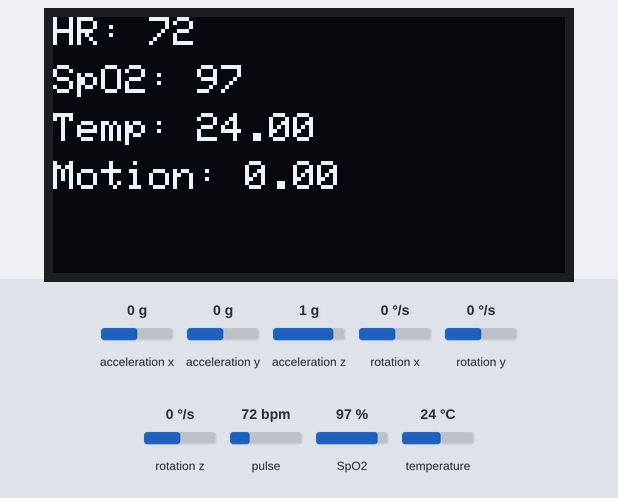
Recording of a sketch running on a simulated ESP8266 (NodeMCU). Parts: 128×64 one-colour display. The test bench sets the inputs (shaded band); at power-on: acceleration x 0 g, temperature 24 °C, acceleration y 0 g, acceleration z 1 g, pulse 72 bpm, rotation x 0 °/s, rotation y 0 °/s, rotation z 0 °/s, SpO2 97 %. WiFi joins after 1.5 s; servers stay silent unless stated; uploads are accepted with an empty reply; what the sketch prints to the serial monitor is not drawn.

Above: at 5.0 s.
5.1 s: acceleration x set to -1.4 g
At 9.4 s:
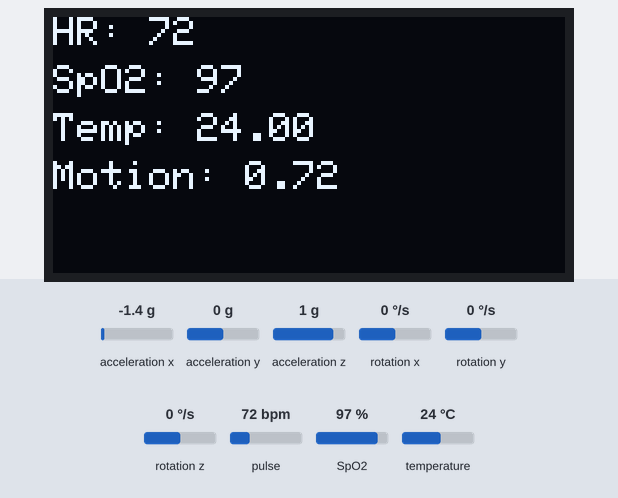
10.5 s: temperature set to 41 °C
At 13.5 s:
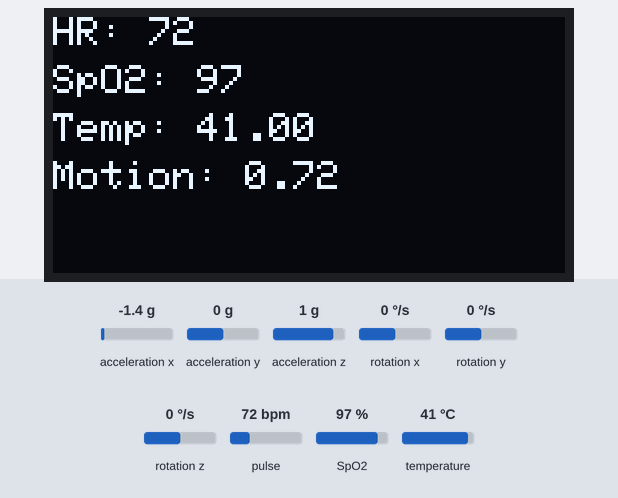
13.8 s: acceleration y set to -1.4 g
At 16.7 s:
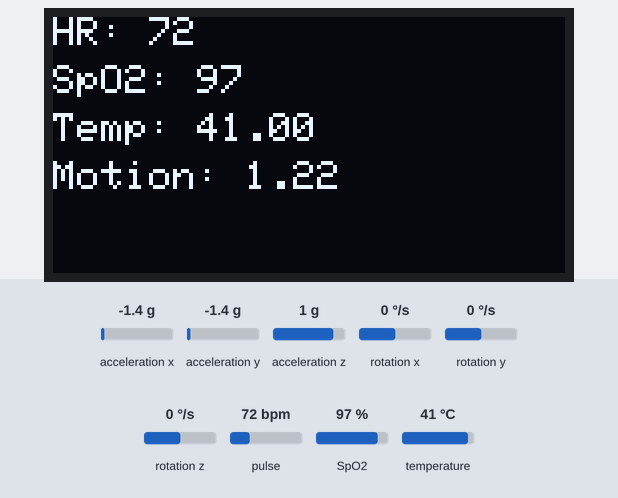
17.0 s: temperature set to 12 °C
At 19.9 s:
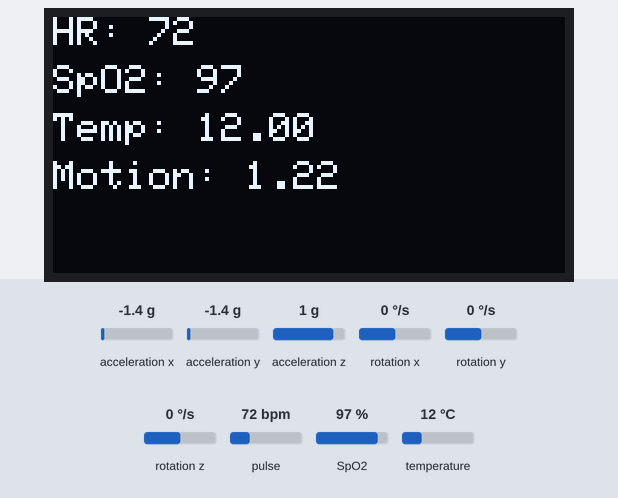
20.3 s: acceleration z set to -1.4 g
At 23.0 s:
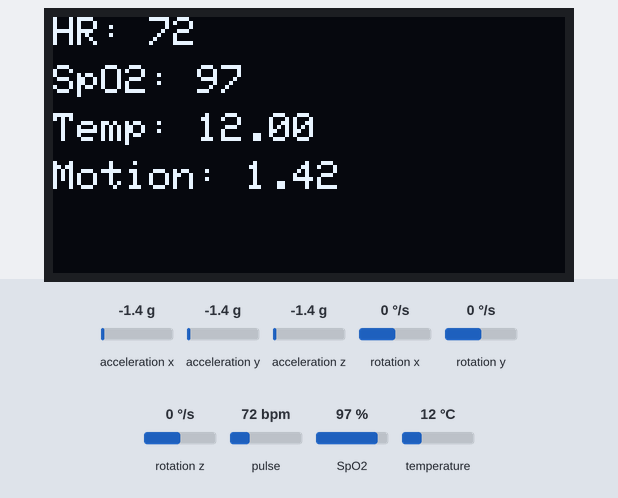
23.5 s: pulse set to 42 bpm
At 26.1 s:
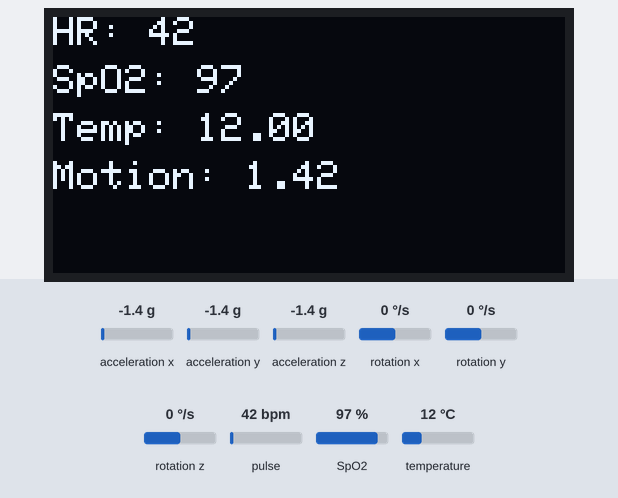
Timing chart, 0 to 27.6 s (numbered marks = the images above; inputs shaded):
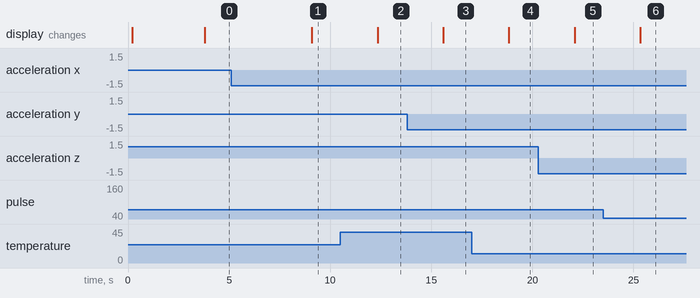

Measured:
- after the input at 5.1 s, the display: changes after 4.0 s (image 1)
- after the input at 10.5 s, the display: changes after 1.8 s (image 2)
- after the input at 13.8 s, the display: changes after 1.8 s (image 3)
- after the input at 17.0 s, the display: changes after 1.8 s (image 4)
- after the input at 20.3 s, the display: changes after 1.8 s (image 5)
- after the input at 23.5 s, the display: changes after 1.8 s (image 6)

The sketch:

Project.ino
```cpp
#include <ESP8266WiFi.h>
#include <WiFiClientSecure.h>
#include <ESP8266HTTPClient.h>

// Sensor libraries
#include <Wire.h>
#include <OneWire.h>
#include <DallasTemperature.h>
#include <MPU6050.h>
#include "MAX30105.h"
#include "spo2_algorithm.h"
#include <math.h>

// OLED
#include <Adafruit_GFX.h>
#include <Adafruit_SSD1306.h>

#define SCREEN_WIDTH 128
#define SCREEN_HEIGHT 64
#define OLED_RESET -1
Adafruit_SSD1306 display(SCREEN_WIDTH, SCREEN_HEIGHT, &Wire, OLED_RESET);

// ---------------- WiFi ----------------
const char* ssid     = "TP-Link_3C98";
const char* password = "a1l2o3k4a";

// Backend REST API URL
const char* backend_url = "https://sds-final-project-psenevir.rahtiapp.fi/api/data";

// --------------- Pins -----------------
#define SDA_PIN   4
#define SCL_PIN   5
#define ONE_WIRE_BUS 14

// DS18B20
OneWire oneWire(ONE_WIRE_BUS);
DallasTemperature tempSensors(&oneWire);

// MPU6050
MPU6050 mpu;

// MAX30102
MAX30105 particleSensor;
uint32_t irBuffer[100];
uint32_t redBuffer[100];

float   lastTempC       = NAN;
int32_t lastHR          = -1;
int32_t lastSpO2        = -1;
bool    lastHRValid     = false;
bool    lastSpO2Valid   = false;
float   lastMotionLevel = 0.0f;

unsigned long lastUpdateMs = 0;
const unsigned long UPDATE_INTERVAL_MS = 1000;

// ------- Classification Functions -------
String classifyTemp(float t) {
  if (isnan(t)) return "No reading";
  if (t < 36.0) return "Low";
  if (t <= 37.5) return "Normal";
  if (t < 38.0) return "Mild fever";
  return "Fever";
}

String classifyMotion(float ml) {
  if (ml < 0.1) return "Still";
  if (ml < 0.4) return "Normal";
  if (ml < 0.8) return "High";
  return "Very strong";
}

// ------------- WiFi Connect ----------------
void connectWiFi() {
  Serial.println("Connecting to WiFi...");
  WiFi.mode(WIFI_STA);
  WiFi.begin(ssid, password);

  while (WiFi.status() != WL_CONNECTED) {
    delay(500);
    Serial.print(".");
  }

  Serial.println("\nConnected!");
  Serial.print("IP: ");
  Serial.println(WiFi.localIP());
}

// ------------- Sensor Update ----------------
void updateSensors() {
  // DS18B20 temperature
  tempSensors.requestTemperatures();
  lastTempC = tempSensors.getTempCByIndex(0);

  // MPU6050 motion
  int16_t ax, ay, az;
  mpu.getAcceleration(&ax, &ay, &az);
  float axg = ax / 16384.0;
  float ayg = ay / 16384.0;
  float azg = az / 16384.0;
  lastMotionLevel = fabs(sqrt(axg*axg + ayg*ayg + azg*azg) - 1.0);

  // MAX30102 (HR + SpO2)
  for (int i = 0; i < 100; i++) {
    while (!particleSensor.available()) {
      particleSensor.check();
      yield();
    }
    irBuffer[i]  = particleSensor.getIR();
    redBuffer[i] = particleSensor.getRed();
    particleSensor.nextSample();
    yield();
  }

  int32_t spo2, hr;
  int8_t spo2Valid, hrValid;

  maxim_heart_rate_and_oxygen_saturation(
    irBuffer, 100, redBuffer,
    &spo2, &spo2Valid, &hr, &hrValid
  );

  lastHR        = hr;
  lastSpO2      = spo2;
  lastHRValid   = (hrValid != 0);
  lastSpO2Valid = (spo2Valid != 0);

  // OLED update
  display.clearDisplay();
  display.setCursor(0,0);
  display.print("HR: "); display.print(lastHR);
  display.setCursor(0,12);
  display.print("SpO2: "); display.print(lastSpO2);
  display.setCursor(0,24);
  display.print("Temp: "); display.print(lastTempC);
  display.setCursor(0,36);
  display.print("Motion: "); display.print(lastMotionLevel);
  display.display();
}

// ------------- POST Data to Backend ----------------
void sendDataToBackend() {
  if (WiFi.status() != WL_CONNECTED) {
    Serial.println("WiFi lost! Reconnecting...");
    connectWiFi();
  }

  WiFiClientSecure client;
  client.setInsecure();

  HTTPClient https;

  Serial.println("Sending POST to backend...");

  if (https.begin(client, backend_url)) {
    https.addHeader("Content-Type", "application/json");

    // Prepare classification strings
    String tempStatus  = classifyTemp(lastTempC);
    String motionStatus = classifyMotion(lastMotionLevel);

    // Build REQUIRED JSON for backend
    String json = "{";
    json += "\"id\":\"esp8266-1\",";
    json += "\"hr\":" + String(lastHR) + ",";
    json += "\"hrValid\":" + String(lastHRValid ? "true" : "false") + ",";
    json += "\"spo2\":" + String(lastSpO2) + ",";
    json += "\"spo2Valid\":" + String(lastSpO2Valid ? "true" : "false") + ",";
    json += "\"temp\":" + String(lastTempC, 2) + ",";
    json += "\"tempStatus\":\"" + tempStatus + "\",";
    json += "\"motion\":" + String(lastMotionLevel, 3) + ",";
    json += "\"motionStatus\":\"" + motionStatus + "\",";
    json += "\"timestamp\":" + String(millis());
    json += "}";

    int code = https.POST(json);

    Serial.println("Sent JSON:");
    Serial.println(json);

    Serial.print("POST response code: ");
    Serial.println(code);

    https.end();
  } else {
    Serial.println("HTTPS begin failed");
  }
}


// ------------------ SETUP -------------------
void setup() {
  Serial.begin(115200);
  delay(200);

  Wire.begin(SDA_PIN, SCL_PIN);

  display.begin(SSD1306_SWITCHCAPVCC, 0x3C);
  display.clearDisplay();

  pinMode(ONE_WIRE_BUS, INPUT_PULLUP);
  tempSensors.begin();
  mpu.initialize();

  if (!particleSensor.begin(Wire, I2C_SPEED_FAST)) {
    Serial.println("MAX30102 not found!");
  } else {
    particleSensor.setup();
    particleSensor.setPulseAmplitudeIR(0x2F);
    particleSensor.setPulseAmplitudeRed(0x2F);
  }

  connectWiFi();
  updateSensors();
}

// ------------------ LOOP -------------------
void loop() {
  if (millis() - lastUpdateMs >= UPDATE_INTERVAL_MS) {
    updateSensors();
    sendDataToBackend();
    lastUpdateMs = millis();
  }
}
```
